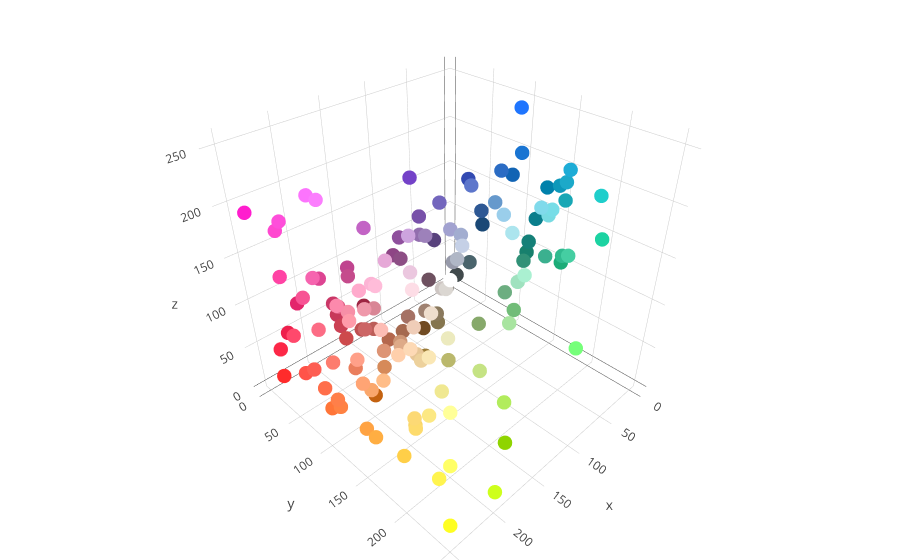

Notebook source saved alongside this figure:
### Code cell
fig = go.Figure(data=[trace],layout=layout)
py.iplot(fig, filename='Crayola-Scatter')

### Figure 1 — Plotly figure (JSON) as saved in the notebook; plotly's stock layout.template omitted (floating-point values rounded to 4 significant figures; data arrays with more than 128 entries replaced by an {"elided": "..."} marker saying what was removed)
{"data": [{"marker": {"color": {"elided": "149 str values"}, "opacity": 1, "size": 5, "symbol": "circle"}, "mode": "markers", "type": "scatter3d", "uid": "e9c5d38d-566a-4488-a957-faa6769f31bd", "x": {"elided": "149 int values"}, "y": {"elided": "149 int values"}, "z": {"elided": "149 int values"}}], "layout": {"margin": {"b": 0, "l": 0, "r": 0, "t": 0}}}
